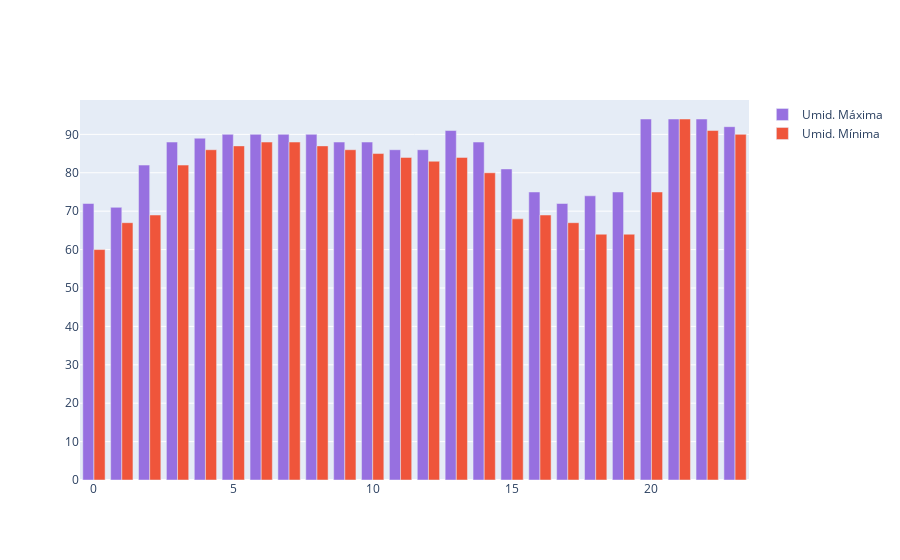

The cell this chart's notebook holds for it:
### Code cell
configure_plotly_browser_state()

umid_max = go.Bar(x=clima['hora'], y=clima['umid_max'], name='Umid. Máxima', marker = {'color': '#9770E0'})
umid_min = go.Bar(x=clima['hora'], y=clima['umid_min'], name='Umid. Mínima')

data = [umid_max, umid_min]

ply.iplot(data)

### Figure 1 — Plotly figure (JSON) as saved in the notebook; plotly's stock layout.template omitted (floating-point values rounded to 4 significant figures)
{"data": [{"marker": {"color": "#9770E0"}, "x": [0, 1, 2, 3, 4, 5, 6, 7, 8, 9, 10, 11, 12, 13, 14, 15, 16, 17, 18, 19, 20, 21, 22, 23], "type": "bar", "name": "Umid. Máxima", "y": [72, 71, 82, 88, 89, 90, 90, 90, 90, 88, 88, 86, 86, 91, 88, 81, 75, 72, 74, 75, 94, 94, 94, 92]}, {"y": [60, 67, 69, 82, 86, 87, 88, 88, 87, 86, 85, 84, 83, 84, 80, 68, 69, 67, 64, 64, 75, 94, 91, 90], "x": [0, 1, 2, 3, 4, 5, 6, 7, 8, 9, 10, 11, 12, 13, 14, 15, 16, 17, 18, 19, 20, 21, 22, 23], "type": "bar", "name": "Umid. Mínima"}], "layout": {}}
